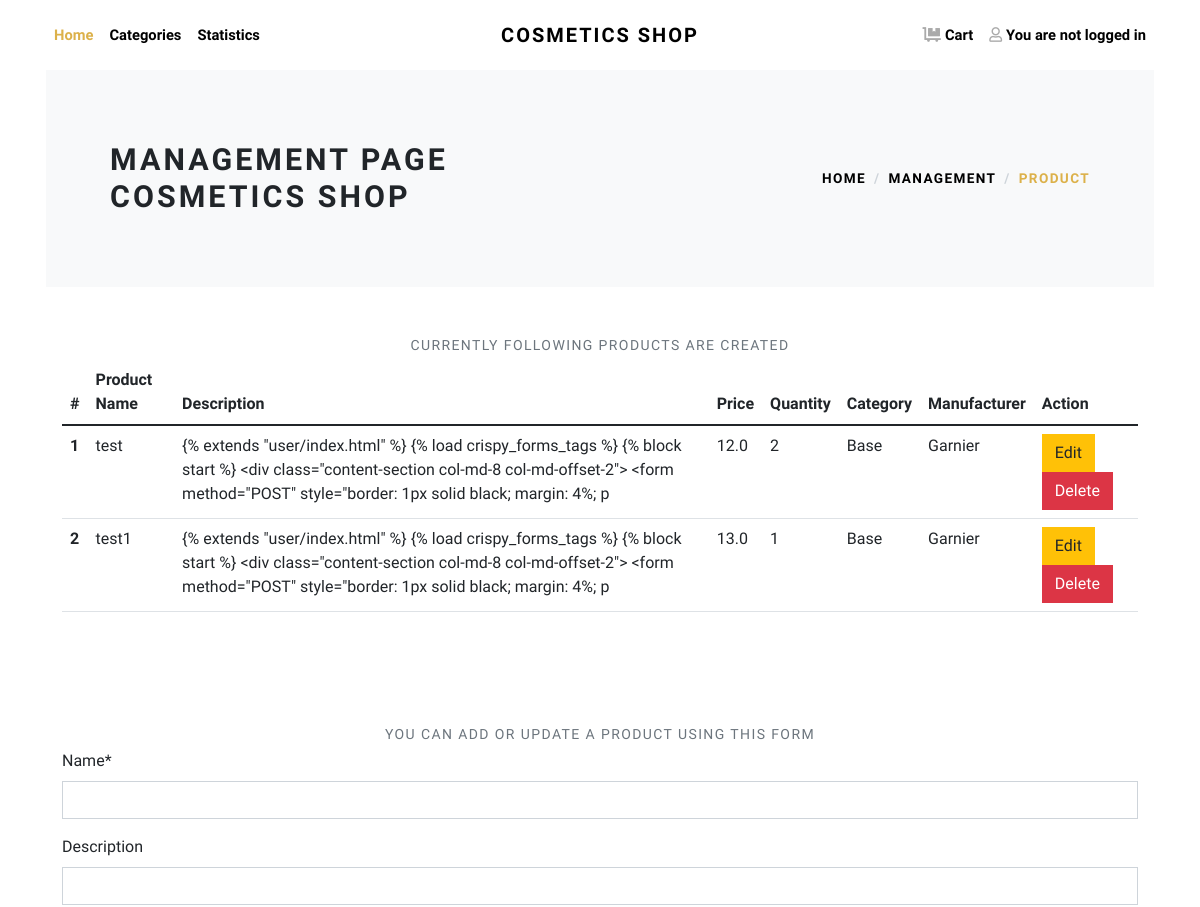
The page /management/product (upper part) on the database as committed earlier.
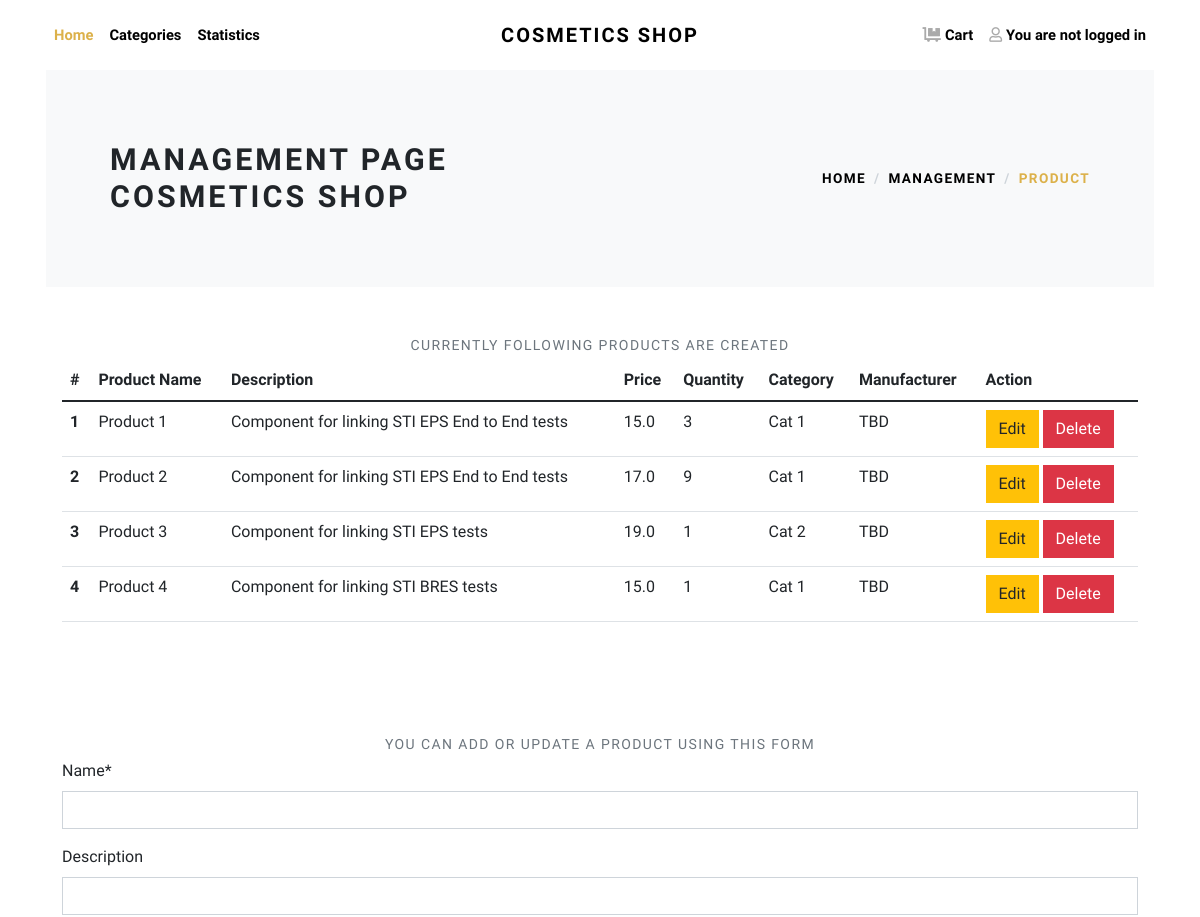
The same page on the database as committed later.
### cosmetics/models.py (models this page shows, shortened)
class Product(models.Model):
    name = models.CharField(max_length=200, null=False, blank=False, unique=True)
    description = models.CharField(max_length=200, blank=True)
    price = models.FloatField(max_length=3, validators=[MinValueValidator(0.0)])
    quantity = models.PositiveIntegerField(default=0)
    icon = models.ImageField(blank=True, upload_to='product')
    category = models.ForeignKey(Category, on_delete=models.CASCADE)
    subcategory = models.ForeignKey(Subcategory, on_delete=models.CASCADE)
    manufacturer = models.ForeignKey(Manufacturer, on_delete=models.CASCADE)

class Category(models.Model):
    id = models.AutoField(primary_key=True)
    name = models.CharField(max_length=200, null=False, unique=True)
    icon = models.ImageField(blank=True, upload_to='category')
    def __str__(self):
        return '{}'.format(self.name)
    class Meta:
        verbose_name_plural = 'Categories'

class Manufacturer(models.Model):
    id = models.IntegerField(primary_key=True, auto_created=True)
    name = models.CharField(max_length=200, null=False)
    def __str__(self):
        return '{}'.format(self.name)

### cosmetics/views.py (the view)
# urls.py: path('management/product', cosmetics_views.manage_product, name='manage_product'),
def manage_product(request):
    if request.method == "POST":
        product_form = ProductForm(request.POST, request.FILES)
        context = {
            'product_form': product_form
        }
        if product_form.is_valid():
            name = product_form.cleaned_data["name"]
            description = product_form.cleaned_data["description"]
            price = product_form.cleaned_data["price"]
            quantity = product_form.cleaned_data["quantity"]
            category = product_form.cleaned_data["category"]
            subcategory = product_form.cleaned_data["subcategory"]
            manufacturer = product_form.cleaned_data["manufacturer"]
            model_product = Product(name=name,
                                    description=description,
                                    price=price,
                                    quantity=quantity,
                                    icon=request.FILES["icon"],
                                    category=category,
                                    subcategory=subcategory,
                                    manufacturer=manufacturer)
            model_product.save()
            context['products'] = Product.objects.raw("SELECT * FROM cosmetics_product")
            messages.success(request, f"Product {name} has been created!")
            return redirect('manage_product')
        else:
            print("Product Form is invalid")
            messages.error(request, "Inserted data are wrong! Please check again the data!")
    elif request.method == "GET":
        product_form = ProductForm()
        context = {
            'product_form': product_form,
            'products': Product.objects.raw("SELECT * FROM cosmetics_product"),
        }
    return render(request, 'cosmetics/management/product.html', context)

### cosmetics/forms.py
class ProductForm(forms.ModelForm):
    class Meta:
        model = Product
        fields = ['name', 'description', 'price', 'quantity', 'icon', 'category', 'subcategory', 'manufacturer']
    helper = FormHelper()
    helper.form_tag = False
    helper.form_class = 'form-group'
    helper.layout = Layout(
        Field('name', css_class='form-control col-md-5'),
        Field('description', css_class='form-control col-md-5'),
        Field('price', css_class='form-control col-md-5'),
        Field('quantity', css_class='form-control col-md-5'),
        Field('icon', css_class='form-control col-md-5'),
        Field('category', css_class='form-control col-md-5'),
        Field('subcategory', css_class='form-control col-md-5'),
        Field('manufacturer', css_class='form-control col-md-5'),
    )

### cosmetics/models.py (called while the page is built)
    def __str__(self):
        return '{}'.format(self.name)

### cosmetics/templates/cosmetics/management/product.html (shortened to what this page needs)
{% extends "base.html" %}
{% load crispy_forms_tags %}
{% block content %}
{% load static %}
<div class="container">
    <section class="py-5 bg-light">
        <div class="container">
            <div class="row px-4 px-lg-5 py-lg-4 align-items-center">
                <div class="col-lg-6">
                    <h1 class="h2 text-uppercase mb-0">Management page cosmetics shop</h1>
                </div>
                <div class="col-lg-6 text-lg-end">
                    <nav aria-label="breadcrumb">
                        <ol class="breadcrumb justify-content-lg-end mb-0 px-0 bg-light">
                            <li class="breadcrumb-item">
                                <a class="text-dark" href="{% url 'home' %}">Home</a>
                            </li>
                            <li class="breadcrumb-item">
                                <a class="text-dark" href="{% url 'management' %}">Management</a>
                            </li>
                            <li class="breadcrumb-item active" aria-current="page">
                                <a href="{% url 'manage_product' %}">Product</a>
                            </li>
                        </ol>
                    </nav>
                </div>
            </div>
        </div>
    </section>
    <section class="py-5">
        <header class="text-center">
            <p class="small text-muted small text-uppercase mb-1">Currently following products are created</p>
        </header>
        <div class="container">
            <table class="table table-lg" cellspacing="0" width="100%">
                <thead>
                    <tr>
                        <th scope="col">#</th>
                        <th scope="col">Product Name</th>
                        <th scope="col">Description</th>
                        <th scope="col">Price</th>
                        <th scope="col">Quantity</th>
                        <th scope="col">Category</th>
                        <th scope="col">Manufacturer</th>
                        <th scope="col">Action</th>
                    </tr>
                </thead>
                <tbody>
                    {% for product in products %}
                        <tr>
                            <th scope="row">{{ forloop.counter }}</th>
                            <td>{{ product.name }}</td>
                            <td>{{ product.description }}</td>
                            <td>{{ product.price }}</td>
                            <td>{{ product.quantity }}</td>
                            <td>{{ product.category }}</td>
                            <td>{{ product.manufacturer }}</td>
                            <td>
                                <a class="btn btn-warning" role="button" href="{% url 'update_product'  product.id %}">Edit</a>
                                <a class="btn btn-danger" role="button" data-bs-toggle="modal" data-bs-target="#delete-item-modal-{{ product.id }}" id="delete-item-{{ product.id }}">Delete</a>
                            </td>
                        </tr>
                    {% endfor %}
                </tbody>
            </table>
        </div>
    </section>
    <section class="py-5">
        <header class="text-center">
            <p class="small text-muted small text-uppercase mb-1">You can add or update a product using this form</p>
        </header>
        <div class="container" id="add_product">
            <form class="form-horizontal form-material" method="post" enctype="multipart/form-data">
                {% crispy product_form %}
            </form>
        </div>
    </section>
</div>
{% endblock %}

Rows that differ between the two databases and show on the page:
removed Product: name "test", description "{% extends \"user/index.html\" %} {% load crispy_forms_tags %} {% block start %} <div class=\"content-section col-md-8 col-md-offset-2\"> <form method=\"POST\" style=\"border: 1px solid black; margin: 4%; p", price "12.0", quantity "2", category "Base", manufacturer "Garnier"
removed Product: name "test1", description "{% extends \"user/index.html\" %} {% load crispy_forms_tags %} {% block start %} <div class=\"content-section col-md-8 col-md-offset-2\"> <form method=\"POST\" style=\"border: 1px solid black; margin: 4%; p", price "13.0", quantity "1", category "Base", manufacturer "Garnier"
added Product: name "Product 1", description "Component for linking STI EPS End to End tests", price "15.0", quantity "3", category "Cat 1", manufacturer "TBD"
added Product: name "Product 2", description "Component for linking STI EPS End to End tests", price "17.0", quantity "9", category "Cat 1", manufacturer "TBD"
added Product: name "Product 3", description "Component for linking STI EPS tests", price "19.0", quantity "1", category "Cat 2", manufacturer "TBD"
added Product: name "Product 4", description "Component for linking STI BRES tests", price "15.0", quantity "1", category "Cat 1", manufacturer "TBD"
